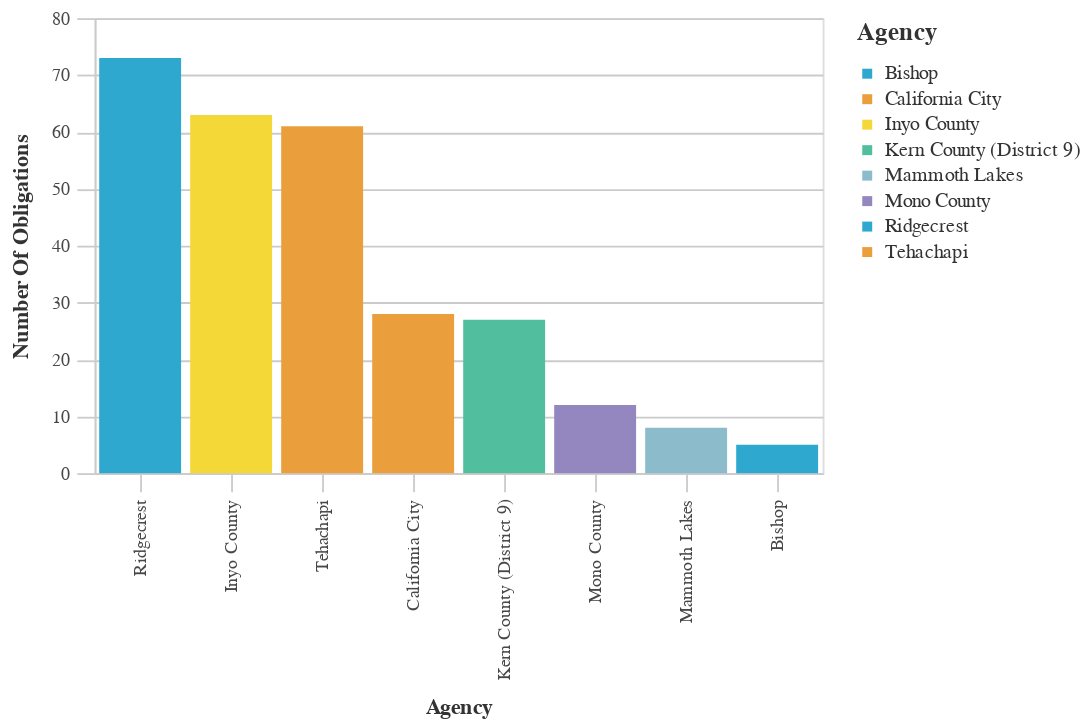

Here is the notebook cell this chart was saved with:
### Code cell
#Bar chart Agencies With The Most Obligations
chart_df = (df_top>>filter(_.variable=='primary_agency_name')).rename(columns={"value":"Agency",
                                 "count":"Number of Obligations"})
chart2 = (_dla_utils_reports.basic_bar_chart_no_save(chart_df, 'Agency', 'Number of Obligations', 'Agency', district))
    
display(HTML("<h4><strong>Agencies With The Most Obligations</strong></h4>"))
chart2

### Figure 1 — Vega-Lite specification as saved in the notebook (floating-point values rounded to 4 significant figures)
{"config": {"view": {"continuousWidth": 400, "continuousHeight": 300}, "axis": {"domainColor": "#cbcbcb", "grid": true, "gridColor": "#cbcbcb", "gridWidth": 1, "labelColor": "#474747", "labelFont": "Nunito Sans", "labelFontSize": 10, "labelPadding": 4, "tickColor": "#cbcbcb", "tickSize": 10, "titleColor": "#333", "titleFont": "Raleway", "titleFontSize": 12, "titlePadding": 10}, "axisBand": {"grid": false}, "background": "white", "font": "Raleway", "header": {"labelFont": "Nunito Sans", "titleFont": "Raleway"}, "legend": {"labelColor": "#333", "labelFont": "Nunito Sans", "labelFontSize": 11, "labelLimit": 0, "padding": 1, "symbolSize": 30, "symbolType": "square", "titleColor": "#333", "titleFont": "Raleway", "titleFontSize": 14, "titlePadding": 10}, "title": {"anchor": "middle", "font": "Raleway", "fontSize": 18, "fontWeight": 300, "offset": 20}}, "data": {"name": "data-8caba68f6e900110a4ec5eb845affe85"}, "mark": "bar", "encoding": {"color": {"field": "Agency", "legend": {"symbolLimit": 10, "title": "Agency"}, "scale": {"range": ["#2EA8CE", "#EB9F3C", "#F4D837", "#51BF9D", "#8CBCCB", "#9487C0"]}, "type": "nominal"}, "tooltip": [{"field": "Agency", "type": "nominal"}, {"field": "Number of Obligations", "type": "quantitative"}], "x": {"field": "Agency", "sort": "-y", "title": "Agency", "type": "nominal"}, "y": {"field": "Number of Obligations", "title": "Number Of Obligations", "type": "quantitative"}}, "height": 250, "width": 400, "$schema": "https://vega.github.io/schema/vega-lite/v4.17.0.json", "datasets": {"data-8caba68f6e900110a4ec5eb845affe85": [{"Agency": "Ridgecrest", "Number of Obligations": 73, "variable": "primary_agency_name"}, {"Agency": "Inyo County", "Number of Obligations": 63, "variable": "primary_agency_name"}, {"Agency": "Tehachapi", "Number of Obligations": 61, "variable": "primary_agency_name"}, {"Agency": "California City", "Number of Obligations": 28, "variable": "primary_agency_name"}, {"Agency": "Kern County (District 9)", "Number of Obligations": 27, "variable": "primary_agency_name"}, {"Agency": "Mono County", "Number of Obligations": 12, "variable": "primary_agency_name"}, {"Agency": "Mammoth Lakes", "Number of Obligations": 8, "variable": "primary_agency_name"}, {"Agency": "Bishop", "Number of Obligations": 5, "variable": "primary_agency_name"}]}}
